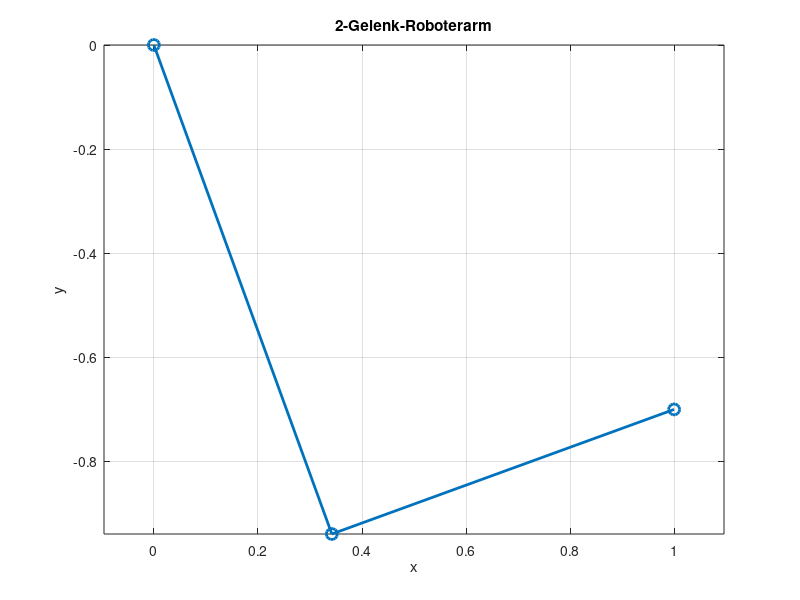

Reproduce this figure in MATLAB.
%Vorwärtskinematik

clear 
clc
close all

%Armlängen
L1 = 1.0;
L2 = 0.7;

%WInkel ind Grad
theta1_grad = -70;
theta2_grad = 20;

%Umrechnung in Radiant
theta1 = deg2rad(theta1_grad);
theta2 = deg2rad(theta2_grad);

%Position vom ersten Gelenkende
x1 = L1*cos(theta1);
y1 = L1*sin(theta1);

%Position von zweiten Gelenkende
x2 = x1 + L2*cos(theta2);
y2 = y1 + L2*sin(theta2);

% Plotten  
plot([0 x1 x2], [0 y1 y2], '-o','LineWidth',2,'MarkerSize',8) %Verbindung der 3 Punkte 
grid on
axis equal
xlabel('x')
ylabel('y')
title('2-Gelenk-Roboterarm')

disp('Position der Spitze')
disp([x2; y2])
